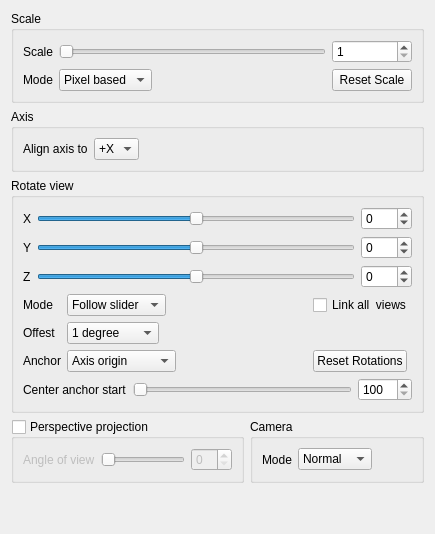
     <widget class="QWidget" name="ViewTab">
      <attribute name="title">
       <string extracomment="View">View</string>
      </attribute>
      <layout class="QVBoxLayout" name="ViewTabLayout">
       <item>
        <widget class="QGroupBox" name="ScaleGroupBox">
         <property name="title">
          <string>Scale</string>
         </property>
         <layout class="QGridLayout" name="ScaleLayout">
          <item row="0" column="0">
           <widget class="QLabel" name="ScaleLabel">
            <property name="text">
             <string>Scale</string>
            </property>
            <property name="buddy">
             <cstring>ScaleSpinBox</cstring>
            </property>
           </widget>
          </item>
          <item row="0" column="1">
           <widget class="QSlider" name="ScaleSlider">
            <property name="sizePolicy">
             <sizepolicy hsizetype="Expanding" vsizetype="Fixed">
              <horstretch>0</horstretch>
              <verstretch>0</verstretch>
             </sizepolicy>
            </property>
            <property name="minimum">
             <number>1</number>
            </property>
            <property name="maximum">
             <number>1000</number>
            </property>
            <property name="orientation">
             <enum>Qt::Horizontal</enum>
            </property>
           </widget>
          </item>
          <item row="0" column="2">
           <widget class="QSpinBox" name="ScaleSpinBox">
            <property name="minimum">
             <number>1</number>
            </property>
            <property name="maximum">
             <number>1000</number>
            </property>
           </widget>
          </item>
          <item row="1" column="0">
           <widget class="QLabel" name="ScaleModeLlabel">
            <property name="text">
             <string>Mode</string>
            </property>
            <property name="buddy">
             <cstring>ScaleModeComboBox</cstring>
            </property>
           </widget>
          </item>
          <item row="1" column="1">
           <widget class="QComboBox" name="ScaleModeComboBox">
            <property name="sizePolicy">
             <sizepolicy hsizetype="Fixed" vsizetype="Fixed">
              <horstretch>0</horstretch>
              <verstretch>0</verstretch>
             </sizepolicy>
            </property>
            <item>
             <property name="text">
              <string>Pixel based</string>
             </property>
            </item>
            <item>
             <property name="text">
              <string>Data based</string>
             </property>
            </item>
            <item>
             <property name="text">
              <string>View based</string>
             </property>
            </item>
           </widget>
          </item>
          <item row="1" column="2">
           <widget class="QPushButton" name="ResetScaleButton">
            <property name="text">
             <string>Reset Scale</string>
            </property>
            <property name="autoDefault">
             <bool>false</bool>
            </property>
           </widget>
          </item>
         </layout>
        </widget>
       </item>
       <item>
        <widget class="QGroupBox" name="AxisAlignmentGroupBox">
         <property name="title">
          <string>Axis</string>
         </property>
         <layout class="QHBoxLayout" name="AxisLayout">
          <item>
           <layout class="QHBoxLayout" name="AxisAlignmentlLayout">
            <item>
             <widget class="QLabel" name="AxisAligmentLabel">
              <property name="sizePolicy">
               <sizepolicy hsizetype="Minimum" vsizetype="Preferred">
                <horstretch>0</horstretch>
                <verstretch>0</verstretch>
               </sizepolicy>
              </property>
              <property name="sizeIncrement">
               <size>
                <width>0</width>
                <height>0</height>
               </size>
              </property>
              <property name="text">
               <string>Align axis to</string>
              </property>
              <property name="buddy">
               <cstring>AxisAlignmentComboBox</cstring>
              </property>
             </widget>
            </item>
            <item>
             <widget class="QComboBox" name="AxisAlignmentComboBox">
              <property name="sizePolicy">
               <sizepolicy hsizetype="Fixed" vsizetype="Fixed">
                <horstretch>0</horstretch>
                <verstretch>0</verstretch>
               </sizepolicy>
              </property>
              <item>
               <property name="text">
                <string>+X</string>
               </property>
              </item>
              <item>
               <property name="text">
                <string>-X</string>
               </property>
              </item>
              <item>
               <property name="text">
                <string>+Y</string>
               </property>
              </item>
              <item>
               <property name="text">
                <string>-Y</string>
               </property>
              </item>
              <item>
               <property name="text">
                <string>+Z</string>
               </property>
              </item>
              <item>
               <property name="text">
                <string>-Z</string>
               </property>
              </item>
             </widget>
            </item>
           </layout>
          </item>
          <item>
           <spacer name="AxisAligmentSpacer">
            <property name="orientation">
             <enum>Qt::Horizontal</enum>
            </property>
            <property name="sizeHint" stdset="0">
             <size>
              <width>40</width>
              <height>20</height>
             </size>
            </property>
           </spacer>
          </item>
         </layout>
        </widget>
       </item>
       <item>
        <widget class="QGroupBox" name="RotateViewGroupBox">
         <property name="title">
          <string>Rotate view</string>
         </property>
         <layout class="QVBoxLayout" name="RotateViewLayout">
          <item>
           <layout class="QGridLayout" name="RotateAxisLayout">
            <item row="0" column="0">
             <widget class="QLabel" name="RotateXLabel">
              <property name="text">
               <string>X</string>
              </property>
              <property name="buddy">
               <cstring>RotateXSpinBox</cstring>
              </property>
             </widget>
            </item>
            <item row="0" column="1">
             <widget class="QSlider" name="RotateXSlider">
              <property name="minimum">
               <number>-180</number>
              </property>
              <property name="maximum">
               <number>180</number>
              </property>
              <property name="orientation">
               <enum>Qt::Horizontal</enum>
              </property>
             </widget>
            </item>
            <item row="0" column="2">
             <widget class="QSpinBox" name="RotateXSpinBox">
              <property name="minimum">
               <number>-180</number>
              </property>
              <property name="maximum">
               <number>180</number>
              </property>
             </widget>
            </item>
            <item row="1" column="0">
             <widget class="QLabel" name="RotateYLabel">
              <property name="text">
               <string>Y</string>
              </property>
              <property name="buddy">
               <cstring>RotateYSpinBox</cstring>
              </property>
             </widget>
            </item>
            <item row="1" column="1">
             <widget class="QSlider" name="RotateYSlider">
              <property name="minimum">
               <number>-180</number>
              </property>
              <property name="maximum">
               <number>180</number>
              </property>
              <property name="orientation">
               <enum>Qt::Horizontal</enum>
              </property>
             </widget>
            </item>
            <item row="1" column="2">
             <widget class="QSpinBox" name="RotateYSpinBox">
              <property name="minimum">
               <number>-180</number>
              </property>
              <property name="maximum">
               <number>180</number>
              </property>
             </widget>
            </item>
            <item row="2" column="0">
             <widget class="QLabel" name="RotateZLabel">
              <property name="text">
               <string>Z</string>
              </property>
              <property name="buddy">
               <cstring>RotateZSpinBox</cstring>
              </property>
             </widget>
            </item>
            <item row="2" column="1">
             <widget class="QSlider" name="RotateZSlider">
              <property name="minimum">
               <number>-180</number>
              </property>
              <property name="maximum">
               <number>180</number>
              </property>
              <property name="orientation">
               <enum>Qt::Horizontal</enum>
              </property>
             </widget>
            </item>
            <item row="2" column="2">
             <widget class="QSpinBox" name="RotateZSpinBox">
              <property name="minimum">
               <number>-180</number>
              </property>
              <property name="maximum">
               <number>180</number>
              </property>
              <property name="value">
               <number>0</number>
              </property>
             </widget>
            </item>
           </layout>
          </item>
          <item>
           <layout class="QGridLayout" name="RotateLayout">
            <item row="0" column="1">
             <widget class="QComboBox" name="RotateModeComboBox">
              <property name="sizePolicy">
               <sizepolicy hsizetype="Fixed" vsizetype="Fixed">
                <horstretch>0</horstretch>
                <verstretch>0</verstretch>
               </sizepolicy>
              </property>
              <item>
               <property name="text">
                <string>Follow slider</string>
               </property>
              </item>
              <item>
               <property name="text">
                <string>Spin</string>
               </property>
              </item>
             </widget>
            </item>
            <item row="0" column="0">
             <widget class="QLabel" name="RotateModeLabel">
              <property name="sizePolicy">
               <sizepolicy hsizetype="Preferred" vsizetype="Preferred">
                <horstretch>0</horstretch>
                <verstretch>0</verstretch>
               </sizepolicy>
              </property>
              <property name="text">
               <string>Mode</string>
              </property>
              <property name="buddy">
               <cstring>RotateModeComboBox</cstring>
              </property>
             </widget>
            </item>
            <item row="2" column="3">
             <widget class="QPushButton" name="ResetRotationButton">
              <property name="sizePolicy">
               <sizepolicy hsizetype="Fixed" vsizetype="Fixed">
                <horstretch>0</horstretch>
                <verstretch>0</verstretch>
               </sizepolicy>
              </property>
              <property name="text">
               <string>Reset Rotations</string>
              </property>
              <property name="autoDefault">
               <bool>false</bool>
              </property>
             </widget>
            </item>
            <item row="2" column="0">
             <widget class="QLabel" name="RotateAnchorLabel">
              <property name="sizePolicy">
               <sizepolicy hsizetype="Preferred" vsizetype="Preferred">
                <horstretch>0</horstretch>
                <verstretch>0</verstretch>
               </sizepolicy>
              </property>
              <property name="text">
               <string>Anchor</string>
              </property>
              <property name="buddy">
               <cstring>RotateAnchorComboBox</cstring>
              </property>
             </widget>
            </item>
            <item row="2" column="1">
             <widget class="QComboBox" name="RotateAnchorComboBox">
              <property name="sizePolicy">
               <sizepolicy hsizetype="Fixed" vsizetype="Fixed">
                <horstretch>0</horstretch>
                <verstretch>0</verstretch>
               </sizepolicy>
              </property>
              <item>
               <property name="text">
                <string>Axis origin</string>
               </property>
              </item>
              <item>
               <property name="text">
                <string>Image centroid</string>
               </property>
              </item>
             </widget>
            </item>
            <item row="1" column="0">
             <widget class="QLabel" name="RotateOffsetLabel">
              <property name="sizePolicy">
               <sizepolicy hsizetype="Preferred" vsizetype="Preferred">
                <horstretch>0</horstretch>
                <verstretch>0</verstretch>
               </sizepolicy>
              </property>
              <property name="text">
               <string>Offest</string>
              </property>
              <property name="buddy">
               <cstring>RotateOffsetComboBox</cstring>
              </property>
             </widget>
            </item>
            <item row="1" column="1">
             <widget class="QComboBox" name="RotateOffsetComboBox">
              <property name="sizePolicy">
               <sizepolicy hsizetype="Fixed" vsizetype="Fixed">
                <horstretch>0</horstretch>
                <verstretch>0</verstretch>
               </sizepolicy>
              </property>
              <item>
               <property name="text">
                <string>1 degree</string>
               </property>
              </item>
              <item>
               <property name="text">
                <string>10 degrees</string>
               </property>
              </item>
              <item>
               <property name="text">
                <string>15 degrees</string>
               </property>
              </item>
              <item>
               <property name="text">
                <string>30 degrees</string>
               </property>
              </item>
              <item>
               <property name="text">
                <string>45 degrees</string>
               </property>
              </item>
             </widget>
            </item>
            <item row="0" column="3">
             <widget class="QCheckBox" name="RotateLinkViewsCheckBox">
              <property name="toolTip">
               <string>When enabled, rotations of multiple render views are synchronized</string>
              </property>
              <property name="text">
               <string>Link all  views</string>
              </property>
             </widget>
            </item>
            <item row="2" column="2">
             <spacer name="RotateAnchorSpacer">
              <property name="orientation">
               <enum>Qt::Horizontal</enum>
              </property>
              <property name="sizeHint" stdset="0">
               <size>
                <width>40</width>
                <height>20</height>
               </size>
              </property>
             </spacer>
            </item>
            <item row="1" column="2">
             <spacer name="RotateOffsetSpacer">
              <property name="orientation">
               <enum>Qt::Horizontal</enum>
              </property>
              <property name="sizeHint" stdset="0">
               <size>
                <width>40</width>
                <height>20</height>
               </size>
              </property>
             </spacer>
            </item>
            <item row="0" column="2">
             <spacer name="RotateModeSpacer">
              <property name="orientation">
               <enum>Qt::Horizontal</enum>
              </property>
              <property name="sizeHint" stdset="0">
               <size>
                <width>40</width>
                <height>20</height>
               </size>
              </property>
             </spacer>
            </item>
           </layout>
          </item>
          <item>
           <layout class="QHBoxLayout" name="RotateCenterAnchorStartLayout">
            <item>
             <widget class="QLabel" name="RotateCenterAnchorStartLabel">
              <property name="toolTip">
               <string>Zoom ratio above which the rotation center anchoring is turned on automatically</string>
              </property>
              <property name="text">
               <string>Center anchor start</string>
              </property>
              <property name="buddy">
               <cstring>RototeCenterAnchorStartSpinBox</cstring>
              </property>
             </widget>
            </item>
            <item>
             <widget class="QSlider" name="RotateCenterAnchorStartSlider">
              <property name="toolTip">
               <string>Zoom ratio above which the rotation center anchoring is turned on automatically</string>
              </property>
              <property name="minimum">
               <number>100</number>
              </property>
              <property name="maximum">
               <number>5000</number>
              </property>
              <property name="orientation">
               <enum>Qt::Horizontal</enum>
              </property>
             </widget>
            </item>
            <item>
             <widget class="QSpinBox" name="RototeCenterAnchorStartSpinBox">
              <property name="toolTip">
               <string>Zoom ratio above which the rotation center anchoring is turned on automatically</string>
              </property>
              <property name="minimum">
               <number>100</number>
              </property>
              <property name="maximum">
               <number>5000</number>
              </property>
             </widget>
            </item>
           </layout>
          </item>
         </layout>
        </widget>
       </item>
       <item>
        <layout class="QHBoxLayout" name="PerspectiveCameraLayout">
         <item>
          <widget class="QGroupBox" name="PerspectiveGroupBox">
           <property name="title">
            <string>Perspective projection</string>
           </property>
           <property name="checkable">
            <bool>true</bool>
           </property>
           <property name="checked">
            <bool>false</bool>
           </property>
           <layout class="QHBoxLayout" name="PerspectiveLayout">
            <item>
             <widget class="QLabel" name="AngleOfViewLabel">
              <property name="sizePolicy">
               <sizepolicy hsizetype="Preferred" vsizetype="Preferred">
                <horstretch>0</horstretch>
                <verstretch>0</verstretch>
               </sizepolicy>
              </property>
              <property name="text">
               <string>Angle of view</string>
              </property>
              <property name="buddy">
               <cstring>AngleOfViewSpinBox</cstring>
              </property>
             </widget>
            </item>
            <item>
             <widget class="QSlider" name="AngleOfViewSlider">
              <property name="orientation">
               <enum>Qt::Horizontal</enum>
              </property>
             </widget>
            </item>
            <item>
             <widget class="QSpinBox" name="AngleOfViewSpinBox"/>
            </item>
           </layout>
          </widget>
         </item>
         <item>
          <widget class="QGroupBox" name="CameraGroupBox">
           <property name="title">
            <string>Camera</string>
           </property>
           <layout class="QHBoxLayout" name="CameraLayout">
            <item>
             <layout class="QHBoxLayout" name="CameraModeLayout">
              <item>
               <widget class="QLabel" name="CameraModeLabel">
                <property name="sizePolicy">
                 <sizepolicy hsizetype="Preferred" vsizetype="Preferred">
                  <horstretch>0</horstretch>
                  <verstretch>0</verstretch>
                 </sizepolicy>
                </property>
                <property name="text">
                 <string>Mode</string>
                </property>
                <property name="buddy">
                 <cstring>CameraModeComboBox</cstring>
                </property>
               </widget>
              </item>
              <item>
               <widget class="QComboBox" name="CameraModeComboBox">
                <property name="sizePolicy">
                 <sizepolicy hsizetype="Fixed" vsizetype="Fixed">
                  <horstretch>0</horstretch>
                  <verstretch>0</verstretch>
                 </sizepolicy>
                </property>
                <item>
                 <property name="text">
                  <string>Normal</string>
                 </property>
                </item>
                <item>
                 <property name="text">
                  <string>Free Fly</string>
                 </property>
                </item>
               </widget>
              </item>
             </layout>
            </item>
            <item>
             <spacer name="CameraModeSpacer">
              <property name="orientation">
               <enum>Qt::Horizontal</enum>
              </property>
              <property name="sizeHint" stdset="0">
               <size>
                <width>40</width>
                <height>20</height>
               </size>
              </property>
             </spacer>
            </item>
           </layout>
          </widget>
         </item>
        </layout>
       </item>
       <item>
        <spacer name="ViewSpacer">
         <property name="orientation">
          <enum>Qt::Vertical</enum>
         </property>
         <property name="sizeHint" stdset="0">
          <size>
           <width>20</width>
           <height>40</height>
          </size>
         </property>
        </spacer>
       </item>
      </layout>
     </widget>
